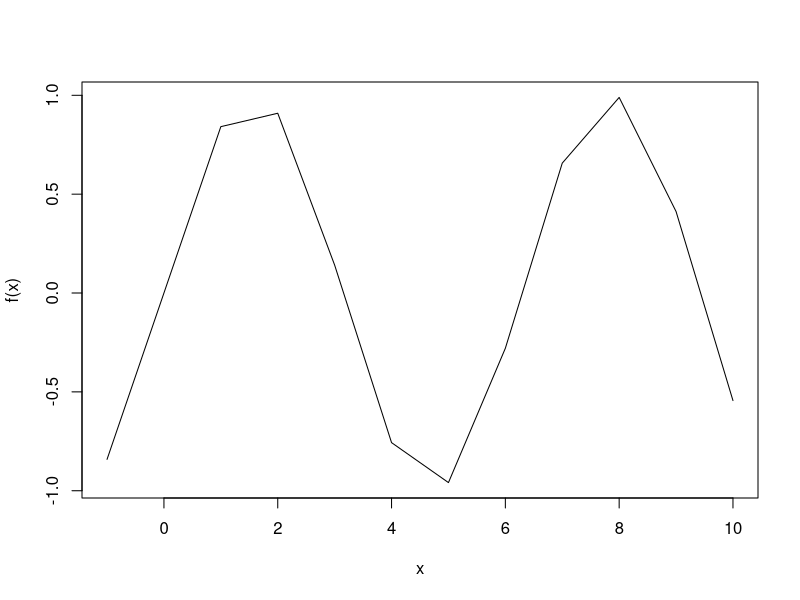
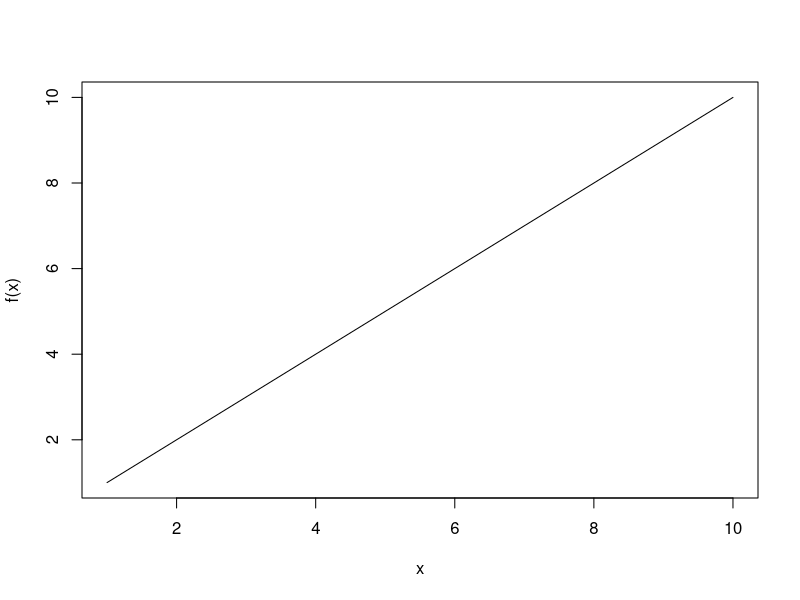
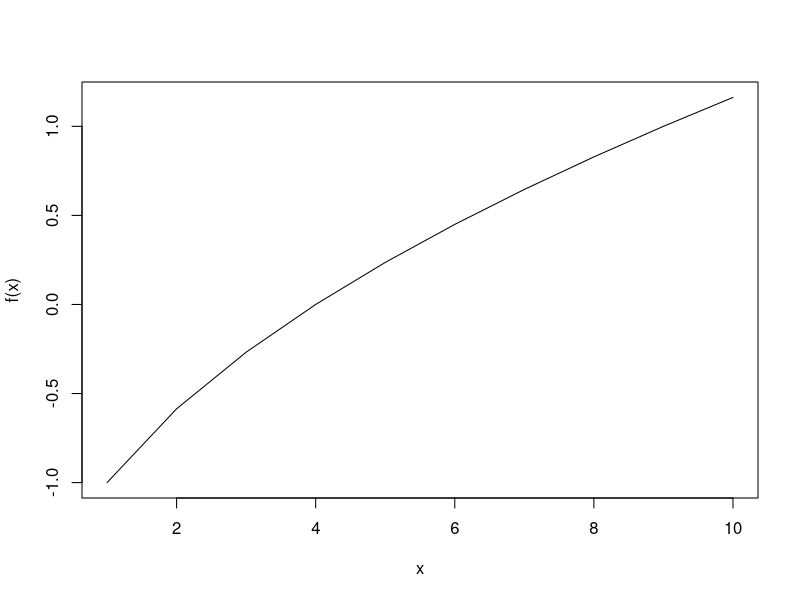
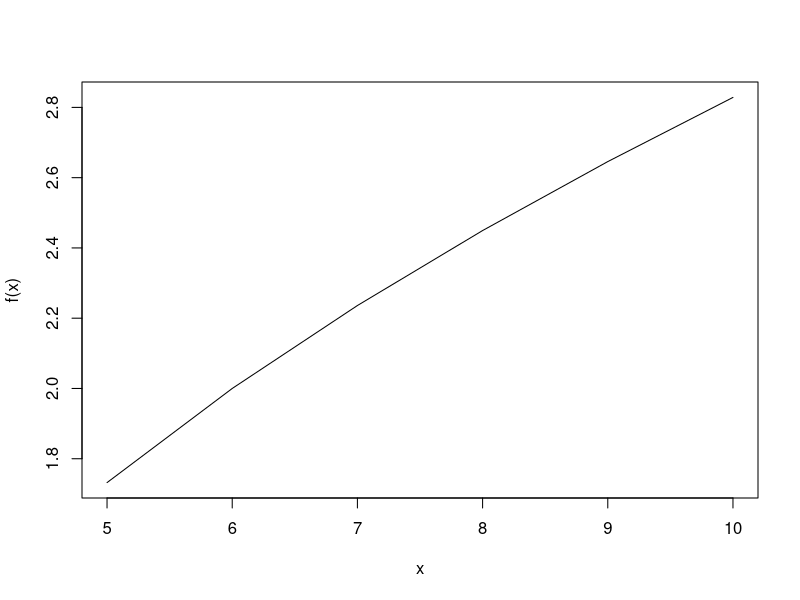

These figures' R source, in order:
#Exercise 2


a <- function(x){
  result <- sin(x)
  return(result)
}
plot(input <- -1:10,sapply(input,a), type="l", xlab = "x", ylab = "f(x)")



b <- function(x){
  result <- log(x)
  return(x)
}
plot(input <- 1:10,sapply(input,b),type="l", xlab = "x", ylab = "f(x)")


c <- function(x){
  result <- sqrt(x)-2
  return(result)
}
plot(input <- 1:10,sapply(input,c),type="l", xlab = "x", ylab = "f(x)")


d <- function(x){
  result <- (sqrt(x-2))
  return(result)
}
plot(input <- 5:10,sapply(input,d),type="l", xlab = "x", ylab = "f(x)")
